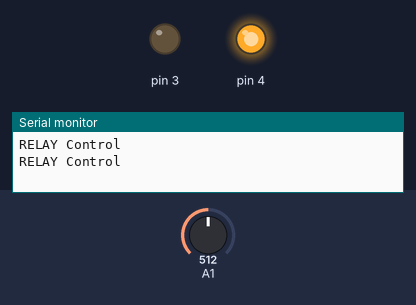
The sketch below on a simulated Arduino Uno, built with avr-gcc and run on an emulated ATmega328P. Parts: output pins drawn as LEDs (lit = HIGH), the last lines printed to the serial monitor. The test bench sets the inputs (shaded band); at power-on: A1 = 512.

Above: at 1.2 s.
1.3 s: A1 set to 75
2.8 s: A1 set to 63
At 4.0 s:
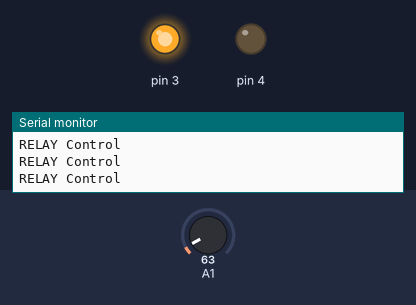
4.3 s: A1 set to 122
At 5.5 s:
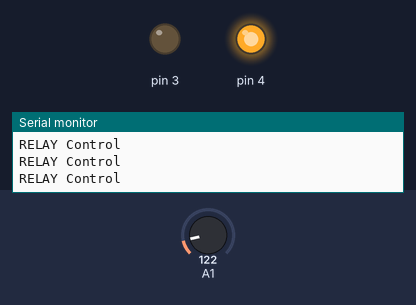
5.8 s: A1 set to 40
At 6.2 s:
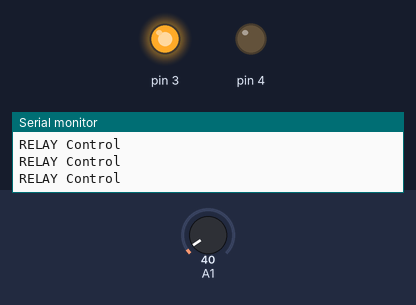
7.3 s: A1 set to 265
At 8.0 s:
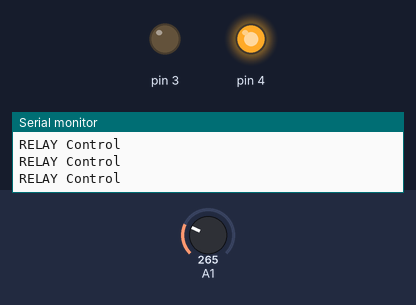
8.8 s: A1 set to 0
At 9.7 s:
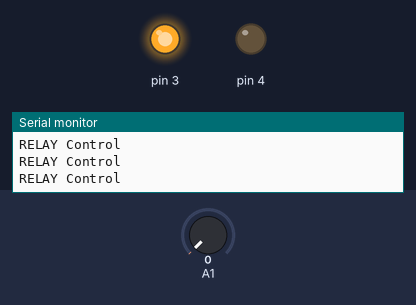
Timing chart, 0 to 11.3 s (numbered marks = the images above; inputs shaded):
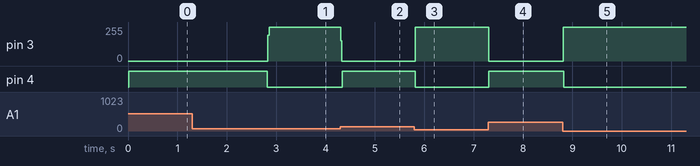

Measured:
- the behaviour switches between 68 and 67 on A1 (found by bisection; images 0 and 1)
- after the input at 1.3 s, every drawn part: stays the same
- after the input at 2.8 s, pin 3: 0/255 → 255/255 at once; pin 4: HIGH → LOW at once
- after the input at 4.3 s, pin 3: 255/255 → 0/255 at once; pin 4: LOW → HIGH at once
- after the input at 5.8 s, pin 3: 0/255 → 255/255 at once; pin 4: HIGH → LOW at once
- after the input at 7.3 s, pin 3: 255/255 → 0/255 at once; pin 4: LOW → HIGH at once
- after the input at 8.8 s, pin 3: 0/255 → 255/255 at once; pin 4: HIGH → LOW at once

The sketch:

RTOS_FreeRTOS_CurrentSource_v3.ino
```cpp
#include <Arduino_FreeRTOS.h>
#define THRESHOLD 50
#define RELAY_TIME 0
int iTarget = 80;

int iPWM = 128;
bool bRelay = 0;
bool flg = true;
bool previous_flag = true;

void TaskA( void *pvParameters );
void TaskB( void *pvParameters );

void setup() {
  pinMode(3, OUTPUT);
  pinMode(4, OUTPUT);
  Serial.begin(9600);

  xTaskCreate(
    TaskA
    ,  "TaskA"   // A name just for humans
    ,  128       // This stack size can be checked & adjusted by reading the Stack Highwater
    ,  NULL
    ,  2         // Priority, with 3 (configMAX_PRIORITIES - 1) being the highest, and 0 being the lowest.
    ,  NULL );
  xTaskCreate(
    TaskB
    ,  "TaskB"
    ,  128       // Stack size
    ,  NULL
    ,  2         // Priority
    ,  NULL );
}

void loop(){}

void TaskA(void *pvParameters){ //Relay control
  (void) pvParameters;
  for (;;){
    if(iPWM<THRESHOLD-1)flg=true;
    if(iPWM>THRESHOLD)flg=false;
    switch (flg){
      case true:
        digitalWrite(4, HIGH);
        if(previous_flag==false){
          vTaskDelay( RELAY_TIME / portTICK_PERIOD_MS );;
          previous_flag=true;
          Serial.println("RELAY Control");
        }
        break;
      case false:
        digitalWrite(4, LOW);
        if(previous_flag==true){
          delay(RELAY_TIME);
          previous_flag=false;
          Serial.println("RELAY Control");
        }
        break;
    }
  }
}

void TaskB(void *pvParameters){ //PWM control
  (void) pvParameters;
  for (;;){
    int iMonitor = analogRead(A1);
    iPWM = iPWM - (int)((float)(iMonitor-iTarget)/12.5);
    if(iPWM > 255)iPWM = 255;
    if(iPWM < 0)iPWM = 0;
    analogWrite(3,iPWM);
    //Serial.println("PWM Control");
  }
}
```
